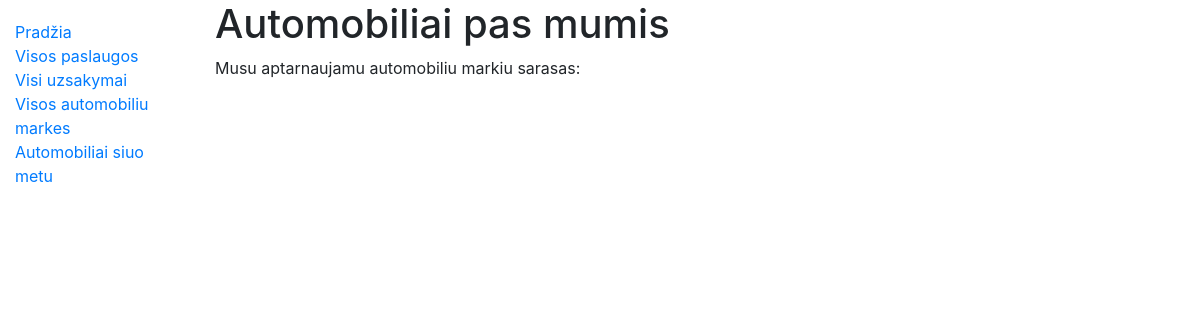
/autoservisas/modeliai/, run on an earlier commit of the app's database.
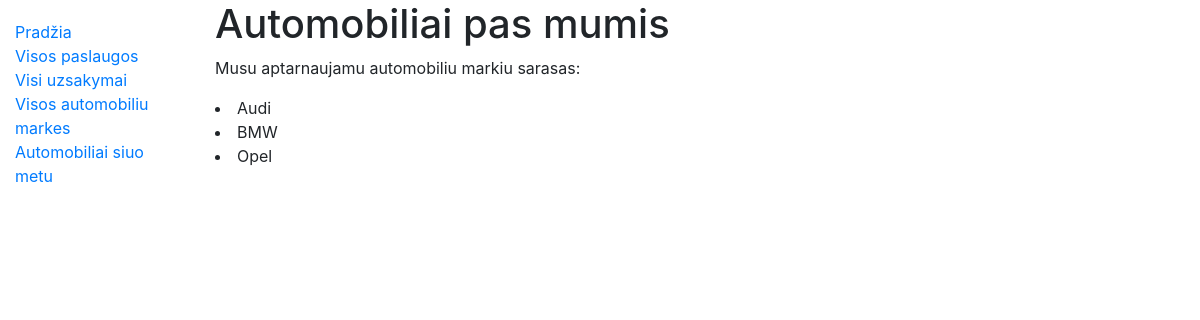
And on a later commit of the database.
### autoservisas/models.py (models this page shows, shortened)
class Modelis(models.Model):
    marke = models.CharField('Automobilio marke', max_length=100, help_text='Iveskite automobilio marke')
    modelis = models.CharField('Automobilio modelis', max_length=100, help_text='Iveskite automobilio modeli')
    class Meta:
        verbose_name = "Modelis"
        verbose_name_plural = "Modeliai"

### autoservisas/views.py (the view)
# urls.py: path('modeliai/', views.modeliai, name='modeliai'),
def modeliai(request):
    modeliai_num = Modelis.objects.all()
    context = {'modeliai_num': modeliai_num,
               }
    return render(request, 'modeliai.html', context=context)

### autoservisas/templates/modeliai.html
{% extends "base.html" %}
{% block content %}
<h1>Automobiliai pas mumis</h1>
<p>Musu aptarnaujamu automobiliu markiu sarasas: </p>
{% for auto in modeliai_num %}
<li>{{auto.marke}}</li>
{% endfor %}
{% endblock %}

What changed in the data, as far as the page shows it:
added Modelis: marke "Audi"
added Modelis: marke "BMW"
added Modelis: marke "Opel"
